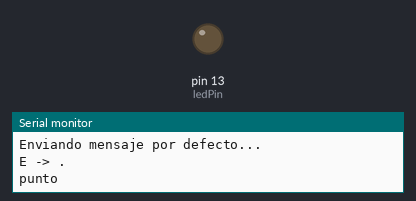
Simulated run of this sketch. Board: Arduino Uno, built with avr-gcc and run on an emulated ATmega328P. Parts: output pins drawn as LEDs (lit = HIGH), the last lines printed to the serial monitor.

Above: at 0.37 s.
At 39.5 s:
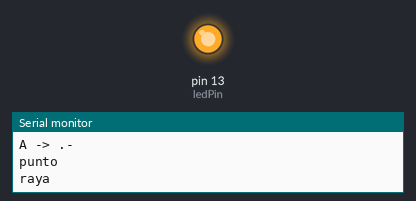
Timing chart, 0 to 40.0 s (numbered marks = the images above):
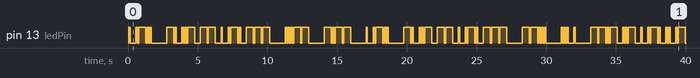

Measured:
- by itself, pin 13 (ledPin): LOW → HIGH at 0.06 s, → LOW 0.11 s later, → HIGH 0.40 s later, → LOW 0.10 s later, … (142 changes in this stretch)

The sketch:

Codigo_morse_arduino.ino
```cpp
int ledPin = 13;

// tiempos (ajusta si quieres)
int tiempoPunto = 100;   // duración del punto
int tiempoRaya  = 500;   // duración de la raya
int separador    = 100;  // pausa entre símbolos (interna a punto/raya)
int finCaracter  = 300;  // pausa entre letras
int espacio      = 700;  // pausa entre palabras

// Diccionario A-Z
const char* morseLetters[] = {
  ".-", "-...", "-.-.", "-..", ".", "..-.", "--.", "....", "..", ".---",
  "-.-", ".-..", "--", "-.", "---", ".--.", "--.-", ".-.", "...", "-",
  "..-", "...-", ".--", "-..-", "-.--", "--.."
};

// Diccionario 0-9
const char* morseDigits[] = {
  "-----", ".----", "..---", "...--", "....-", ".....", "-....", "--...", "---..", "----."
};

void setup() {
  pinMode(ledPin, OUTPUT);
  Serial.begin(9600);
  Serial.println("Listo para enviar Morse. Escribe algo en el Serial o espera el mensaje por defecto.");
}

void loop() {
  String mensajePorDefecto = "El numero 3 y el numero 7 se querian casar pero el 0 dijo alto no permitire que se casen entre primos y ellos le dijeron tu jamas podras dividirnos";
  String texto = mensajePorDefecto;

  // Si hay algo en Serial, lo usamos (hasta newline)
  if (Serial.available()) {
    texto = Serial.readStringUntil('\n');
    texto.trim(); // quitar espacios extra
    if (texto.length() == 0) texto = mensajePorDefecto;
    Serial.print("Enviando desde Serial: ");
    Serial.println(texto);
  } else {
    Serial.println("Enviando mensaje por defecto...");
  }

  enviarMorse(texto);

  Serial.println("----- FIN DEL MENSAJE -----");
  delay(3000); // espera antes de repetir / permitir entrada Serial
}

void enviarMorse(String texto) {
  for (int i = 0; i < texto.length(); i++) {
    char c = toupper(texto[i]);

    if (c >= 'A' && c <= 'Z') {
      const char* codigo = morseLetters[c - 'A'];
      Serial.print(c);
      Serial.print(" -> ");
      Serial.println(codigo);

      // recorrer símbolos del caracter
      for (int j = 0; codigo[j] != '\0'; j++) {
        if (codigo[j] == '.') {
          punto();
        } else if (codigo[j] == '-') {
          raya();
        }
        // separador entre símbolos está dentro de punto() y raya()
      }
      // pausa entre letras
      delay(finCaracter);
    }
    else if (c >= '0' && c <= '9') {
      const char* codigo = morseDigits[c - '0'];
      Serial.print(c);
      Serial.print(" -> ");
      Serial.println(codigo);

      for (int j = 0; codigo[j] != '\0'; j++) {
        if (codigo[j] == '.') {
          punto();
        } else if (codigo[j] == '-') {
          raya();
        }
      }
      delay(finCaracter);
    }
    else if (c == ' ') {
      // espacio entre palabras
      Serial.println("(espacio)");
      delay(espacio);
    }
    else {
      // otros caracteres: los ignoramos (puedes agregar más).
      Serial.print("(ignorado) ");
      Serial.println(c);
    }
  }
}

void punto() {
  digitalWrite(ledPin, HIGH);
  Serial.println("punto");
  delay(tiempoPunto);
  digitalWrite(ledPin, LOW);
  delay(separador); // pausa intra-symbol
}

void raya() {
  digitalWrite(ledPin, HIGH);
  Serial.println("raya");
  delay(tiempoRaya);
  digitalWrite(ledPin, LOW);
  delay(separador); // pausa intra-symbol
}
```
